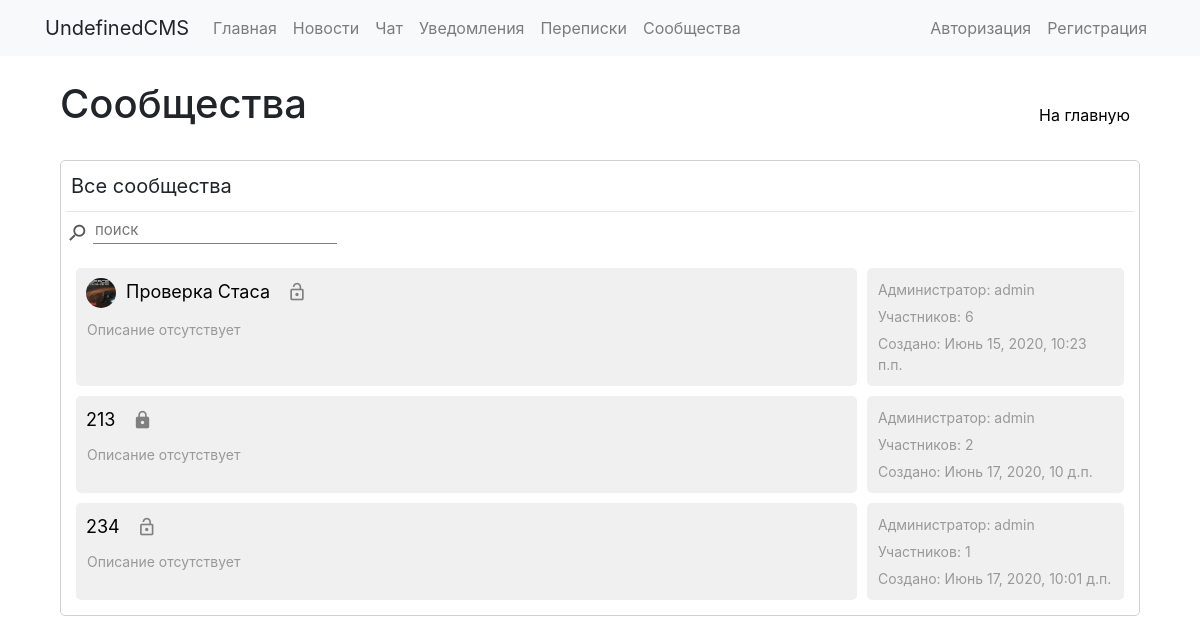
Before: /groups/ with the older database file.
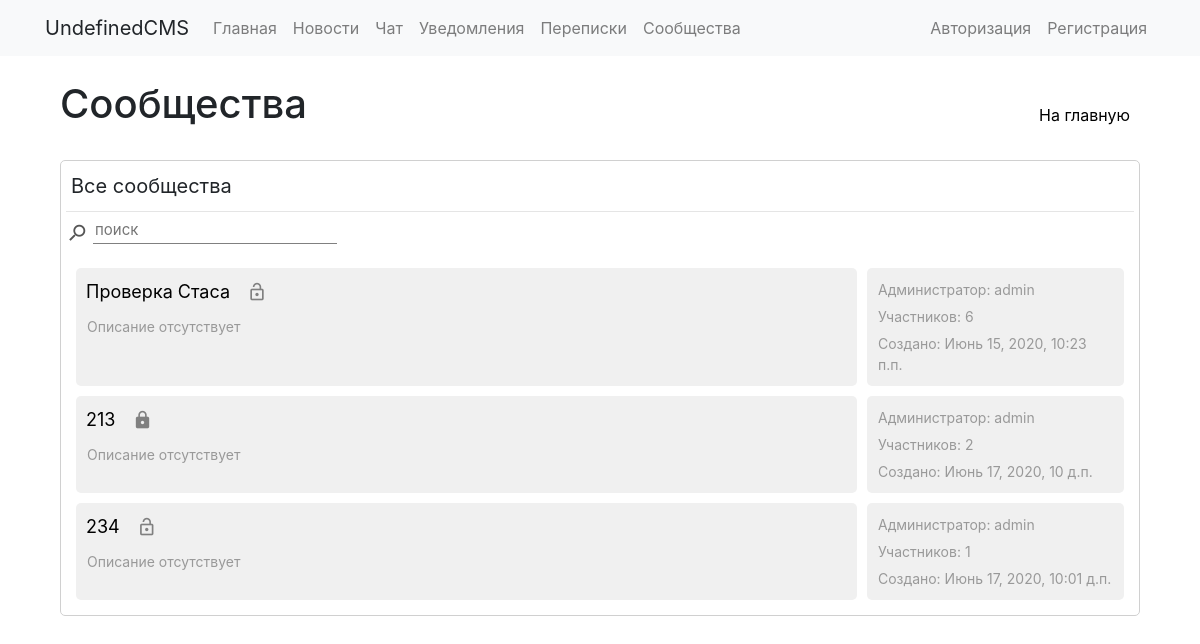
After: the same page with the newer database file.
### communities/models.py (models this page shows)
class Group(models.Model):
	groupname = models.CharField(max_length=40)
	image = models.ImageField(upload_to='groups/groupimages', default=False)
	slug = models.SlugField(max_length=40, unique=True)
	description = models.TextField(blank=True)
	public = models.BooleanField(default=True)
	allowarticles = models.IntegerField(default=2)
	pubdate = models.DateTimeField('date published', default=datetime.now())
	admin = models.ForeignKey(User, on_delete=models.CASCADE, null=True, blank=True, related_name='groups_admins')
	editors = models.ManyToManyField(User, blank=True, related_name='groups_editors')
	subscribers = models.ManyToManyField(User, blank=True, related_name='groups_subs')
	subrequests = models.ManyToManyField(User, blank=True, related_name='groups_requests')
	banned = models.ManyToManyField(User, blank=True, related_name='groups_banned')
	def __str__(self):
		return self.groupname

### communities/views.py (the view)
# urls.py: 2. Add a URL to urlpatterns:  path('', views.home, name='home')
def home(request):
    groups = Group.objects.annotate(members=models.Count('subscribers') + models.Count('editors')).order_by('-members')
    context = {'groups': groups}
    return render(request, 'communities/base.html', context)

### communities/templates/communities/base.html (shortened to what this page needs)
{% extends "base_general.html" %}
{% load static %}
{% block links %}
  <link rel="stylesheet" href="{% static 'communities/css/style.css' %}"/>
{% endblock %}
{% block content %}
  <div class="inline-wrapper">
    <h1>Сообщества</h1>
    <a class="button1" href="../">На главную</a>
  </div>
  <br>
  <div class="plate">
    <div class="inline-wrapper" id="table_buttons">
      {% if request.user.is_authenticated %}
        <div class="button0 button0-active" onclick="showgroups('groups_list', this)">Все сообщества</div>
        <div class="button0" onclick="showgroups('admin_groups_list', this)">Вы администратор {{ request.user.groups_admins.count }}</div>
        <div class="button0" onclick="showgroups('subs_groups_list', this)">Вы подписаны {{ request.user.groups_subs.count }}</div>
        <div class="button0" onclick="showgroups('editors_groups_list', this)">Вы редактор {{ request.user.groups_editors.count }}</div>
        <div class="button0" onclick="showgroups('banned_groups_list', this)">Вы заблокированы {{ request.user.groups_banned.count }}</div>
        <div class="button0" onclick="showgroups('requests_groups_list', this)">Заявки {{ request.user.groups_requests.count }}</div>
      {% else %}
        <div class="text1">Все сообщества</div>
      {% endif %}
    </div>
    <hr>
    <div class="inline-wrapper">
      <div class="inline-wrapper">
        <i class="material-icons icon2 flip-vertical" style="margin-top: 5px; margin-right: 5px;">search</i>
        <input id="main_groups_search" class="input2" type="text" placeholder="поиск" onkeyup="searchlist('groups_list', this.value)">
      </div>
    </div>
    <br>
    <div id='groups_list' class="main_groups_list" style="margin-right: 10px; margin-left: 10px;">
      {% for group in groups %}
        <div class="inline-wrapper" name='{{ group }}'>
          <div class="solid" style="width: calc(75% - 5px);">
            <div class="inline-wrapper">
              <div class="inline-wrapper">
                <img class="small-img" src="{{ group.image.url }}" alt="" onerror="this.remove()">
                <div class="text2-1"><a class="link1" href="{{ group.slug }}">{{ group }}</a></div>
                {% if group.public %}
                  <i class="material-icons icon1" style="margin-top: 2px; margin-left: 5px; height: 35px;" title="открытое сообщество">lock_open</i>
                {% else %}
                  <i class="material-icons icon1" style="margin-top: 2px; margin-left: 5px; height: 35px;" title="закрытое сообщество">lock</i>
                {% endif %}
              </div>
            </div>
            {% if group.description %}
              <div class="text3">{{ group.description }}</div>
            {% else %}
              <div class="text3">Описание отсутствует</div>
            {% endif %}
          </div>
          <div class="solid" style="width: calc(25% - 5px);">
            <div class="text3">Администратор: {{ group.admin }}</div>
            <div class="text3">Участников: {{ group.subscribers.count|add:group.editors.count|add:1 }}</div>
            <div class="text3">Создано: {{ group.pubdate }}</div>
          </div>
        </div>
      {% empty %}
        <div class="text2">Здесь ничего нет</div>
      {% endfor %}
    </div>
  </div>
{% endblock %}

Changed rows visible on the page:
changed Group "Проверка Стаса": image: picture removed
